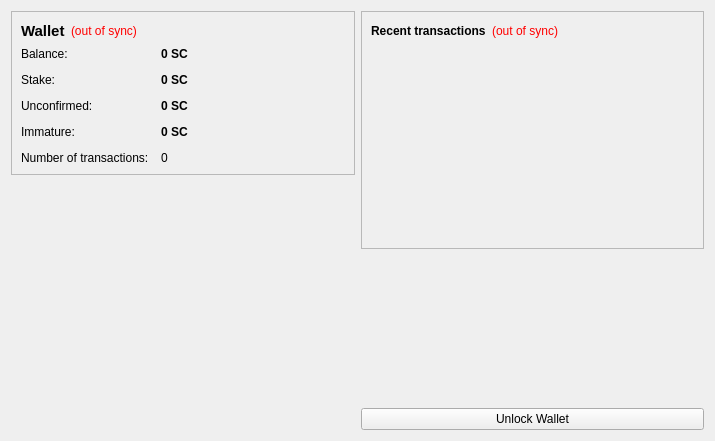
<?xml version="1.0" encoding="UTF-8"?>
<ui version="4.0">
 <class>OverviewPage</class>
 <widget class="QWidget" name="OverviewPage">
  <property name="geometry">
   <rect>
    <x>0</x>
    <y>0</y>
    <width>715</width>
    <height>441</height>
   </rect>
  </property>
  <property name="windowTitle">
   <string>Form</string>
  </property>
  <layout class="QHBoxLayout" name="horizontalLayout" stretch="1,1">
   <item>
    <layout class="QVBoxLayout" name="verticalLayout_2">
     <item>
      <widget class="QFrame" name="frame">
       <property name="frameShape">
        <enum>QFrame::StyledPanel</enum>
       </property>
       <property name="frameShadow">
        <enum>QFrame::Raised</enum>
       </property>
       <layout class="QVBoxLayout" name="verticalLayout_4">
        <item>
         <layout class="QHBoxLayout" name="horizontalLayout_4">
          <item>
           <widget class="QLabel" name="label_5">
            <property name="font">
             <font>
              <pointsize>11</pointsize>
              <weight>75</weight>
              <bold>true</bold>
             </font>
            </property>
            <property name="text">
             <string>Wallet</string>
            </property>
           </widget>
          </item>
          <item>
           <widget class="QLabel" name="labelWalletStatus">
            <property name="toolTip">
             <string>The displayed information may be out of date. Your wallet automatically synchronizes with the ChinaStarCoin network after a connection is established, but this process has not completed yet.</string>
            </property>
            <property name="styleSheet">
             <string notr="true">QLabel { color: red; }</string>
            </property>
            <property name="text">
             <string notr="true">(out of sync)</string>
            </property>
            <property name="alignment">
             <set>Qt::AlignLeading|Qt::AlignLeft|Qt::AlignVCenter</set>
            </property>
           </widget>
          </item>
          <item>
           <spacer name="horizontalSpacer_2">
            <property name="orientation">
             <enum>Qt::Horizontal</enum>
            </property>
            <property name="sizeHint" stdset="0">
             <size>
              <width>40</width>
              <height>20</height>
             </size>
            </property>
           </spacer>
          </item>
         </layout>
        </item>
        <item>
         <layout class="QFormLayout" name="formLayout_2">
          <property name="fieldGrowthPolicy">
           <enum>QFormLayout::AllNonFixedFieldsGrow</enum>
          </property>
          <property name="horizontalSpacing">
           <number>12</number>
          </property>
          <property name="verticalSpacing">
           <number>12</number>
          </property>
          <item row="0" column="0">
           <widget class="QLabel" name="label">
            <property name="text">
             <string>Balance:</string>
            </property>
           </widget>
          </item>
          <item row="0" column="1">
           <widget class="QLabel" name="labelBalance">
            <property name="font">
             <font>
              <weight>75</weight>
              <bold>true</bold>
             </font>
            </property>
            <property name="cursor">
             <cursorShape>IBeamCursor</cursorShape>
            </property>
            <property name="toolTip">
             <string>Your current balance</string>
            </property>
            <property name="text">
             <string notr="true">0 SC</string>
            </property>
            <property name="textInteractionFlags">
             <set>Qt::LinksAccessibleByMouse|Qt::TextSelectableByKeyboard|Qt::TextSelectableByMouse</set>
            </property>
           </widget>
          </item>
          <item row="1" column="0">
           <widget class="QLabel" name="label_6">
            <property name="text">
             <string>Stake:</string>
            </property>
           </widget>
          </item>
          <item row="1" column="1">
           <widget class="QLabel" name="labelStake">
            <property name="font">
             <font>
              <weight>75</weight>
              <bold>true</bold>
             </font>
            </property>
            <property name="cursor">
             <cursorShape>IBeamCursor</cursorShape>
            </property>
            <property name="toolTip">
             <string>Total of coins that was staked, and do not yet count toward the current balance</string>
            </property>
            <property name="text">
             <string notr="true">0 SC</string>
            </property>
            <property name="textInteractionFlags">
             <set>Qt::LinksAccessibleByMouse|Qt::TextSelectableByKeyboard|Qt::TextSelectableByMouse</set>
            </property>
           </widget>
          </item>
          <item row="2" column="0">
           <widget class="QLabel" name="label_3">
            <property name="text">
             <string>Unconfirmed:</string>
            </property>
           </widget>
          </item>
          <item row="2" column="1">
           <widget class="QLabel" name="labelUnconfirmed">
            <property name="font">
             <font>
              <weight>75</weight>
              <bold>true</bold>
             </font>
            </property>
            <property name="cursor">
             <cursorShape>IBeamCursor</cursorShape>
            </property>
            <property name="toolTip">
             <string>Total of transactions that have yet to be confirmed, and do not yet count toward the current balance</string>
            </property>
            <property name="text">
             <string notr="true">0 SC</string>
            </property>
            <property name="textInteractionFlags">
             <set>Qt::LinksAccessibleByMouse|Qt::TextSelectableByKeyboard|Qt::TextSelectableByMouse</set>
            </property>
           </widget>
          </item>
          <item row="3" column="0">
           <widget class="QLabel" name="labelImmatureText">
            <property name="text">
             <string>Immature:</string>
            </property>
           </widget>
          </item>
          <item row="3" column="1">
           <widget class="QLabel" name="labelImmature">
            <property name="font">
             <font>
              <weight>75</weight>
              <bold>true</bold>
             </font>
            </property>
            <property name="toolTip">
             <string>Mined balance that has not yet matured</string>
            </property>
            <property name="text">
             <string notr="true">0 SC</string>
            </property>
            <property name="textInteractionFlags">
             <set>Qt::LinksAccessibleByMouse|Qt::TextSelectableByKeyboard|Qt::TextSelectableByMouse</set>
            </property>
           </widget>
          </item>
          <item row="4" column="0">
           <widget class="QLabel" name="label_2">
            <property name="text">
             <string>Number of transactions:</string>
            </property>
           </widget>
          </item>
          <item row="4" column="1">
           <widget class="QLabel" name="labelNumTransactions">
            <property name="toolTip">
             <string>Total number of transactions in wallet</string>
            </property>
            <property name="text">
             <string notr="true">0</string>
            </property>
           </widget>
          </item>
         </layout>
        </item>
       </layout>
      </widget>
     </item>
     <item>
      <spacer name="verticalSpacer">
       <property name="orientation">
        <enum>Qt::Vertical</enum>
       </property>
       <property name="sizeHint" stdset="0">
        <size>
         <width>20</width>
         <height>40</height>
        </size>
       </property>
      </spacer>
     </item>
	 <item>
      <widget class="QLabel" name="label_6">
       <property name="text">
        <string/>
       </property>
       <property name="pixmap">
        <pixmap resource="../bitcoin.qrc">:/images/backg</pixmap>
       </property>
       <property name="scaledContents">
        <bool>false</bool>
       </property>
       <property name="alignment">
        <set>Qt::AlignCenter</set>
       </property>
       <property name="margin">
        <number>-2</number>
       </property>
      </widget>
     </item>
    </layout>
   </item>
   <item>
    <layout class="QVBoxLayout" name="verticalLayout_3">
     <item>
      <widget class="QFrame" name="frame_2">
       <property name="frameShape">
        <enum>QFrame::StyledPanel</enum>
       </property>
       <property name="frameShadow">
        <enum>QFrame::Raised</enum>
       </property>
       <layout class="QVBoxLayout" name="verticalLayout">
        <item>
         <layout class="QHBoxLayout" name="horizontalLayout_2">
          <item>
           <widget class="QLabel" name="label_4">
            <property name="text">
             <string>&lt;b&gt;Recent transactions&lt;/b&gt;</string>
            </property>
           </widget>
          </item>
          <item>
           <widget class="QLabel" name="labelTransactionsStatus">
            <property name="toolTip">
             <string>The displayed information may be out of date. Your wallet automatically synchronizes with the ChinaStarCoin network after a connection is established, but this process has not completed yet.</string>
            </property>
            <property name="styleSheet">
             <string notr="true">QLabel { color: red; }</string>
            </property>
            <property name="text">
             <string notr="true">(out of sync)</string>
            </property>
            <property name="alignment">
             <set>Qt::AlignRight|Qt::AlignTrailing|Qt::AlignVCenter</set>
            </property>
           </widget>
          </item>
          <item>
           <spacer name="horizontalSpacer">
            <property name="orientation">
             <enum>Qt::Horizontal</enum>
            </property>
            <property name="sizeHint" stdset="0">
             <size>
              <width>40</width>
              <height>20</height>
             </size>
            </property>
           </spacer>
          </item>
         </layout>
        </item>
        <item>
         <widget class="QListView" name="listTransactions">
          <property name="styleSheet">
           <string notr="true">QListView { background: transparent; }</string>
          </property>
          <property name="frameShape">
           <enum>QFrame::NoFrame</enum>
          </property>
          <property name="verticalScrollBarPolicy">
           <enum>Qt::ScrollBarAlwaysOff</enum>
          </property>
          <property name="horizontalScrollBarPolicy">
           <enum>Qt::ScrollBarAlwaysOff</enum>
          </property>
          <property name="selectionMode">
           <enum>QAbstractItemView::NoSelection</enum>
          </property>
         </widget>
        </item>
       </layout>
      </widget>
     </item>
     <item>
      <spacer name="verticalSpacer_2">
       <property name="orientation">
        <enum>Qt::Vertical</enum>
       </property>
       <property name="sizeHint" stdset="0">
        <size>
         <width>20</width>
         <height>40</height>
        </size>
       </property>
      </spacer>
     </item>
     <item>
      <widget class="QPushButton" name="unlockWalletButton">
       <property name="text">
        <string>Unlock Wallet</string>
       </property>
      </widget>
     </item>
    </layout>
   </item>
  </layout>
 </widget>
 <resources>
  <include location="../bitcoin.qrc"/>
 </resources>
 <connections/>
</ui>
